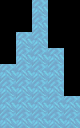

This game map was drawn from its Tiled (.tmx) file and the tilesets committed beside it. A one-line description and the full map source follow:
An orthogonal 5x8 tile map with 16x16 px tiles, 1 tile layer (Tile Layer 1), 2 tilesets.

<map version="1.10" tiledversion="1.11.2" orientation="orthogonal" renderorder="right-down" width="5" height="8" tilewidth="16" tileheight="16" infinite="0" nextlayerid="2" nextobjectid="1">
 <tileset firstgid="1" source="Blocks.tsx" />
 <tileset firstgid="65" source="../Blocks.tsx" />
 <layer id="1" name="Tile Layer 1" width="5" height="8">
  <data encoding="csv">
0,0,26,0,0,
0,0,26,0,0,
0,26,26,0,0,
0,26,26,26,0,
26,26,26,26,0,
26,26,26,26,0,
26,26,26,26,26,
26,26,26,26,26
</data>
 </layer>
</map>
